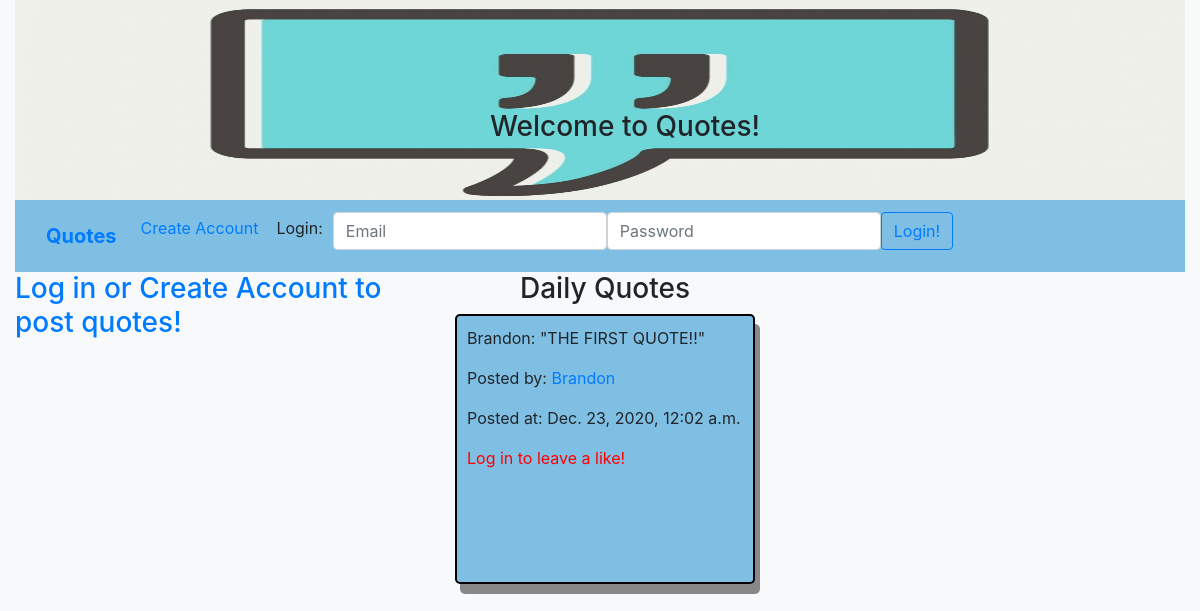
The app's page /quotes, older data.
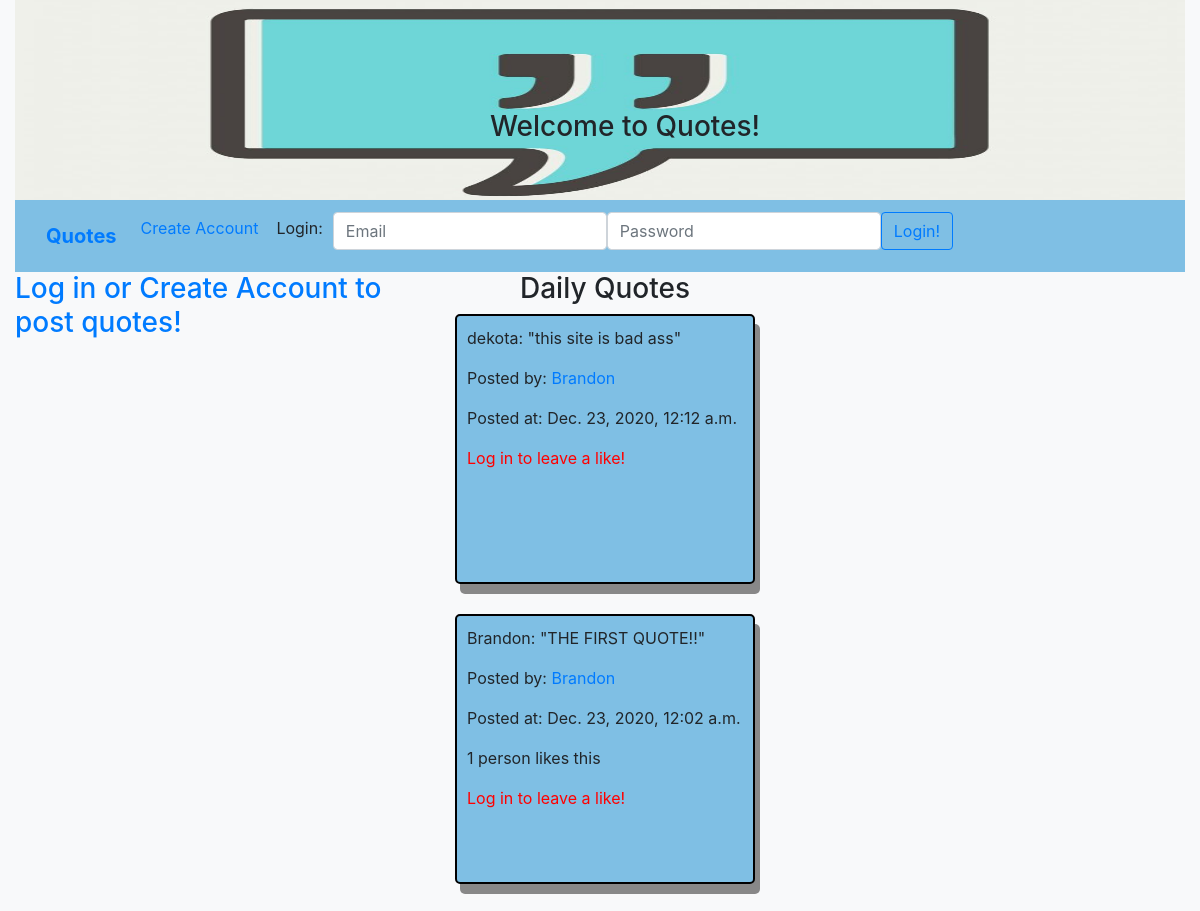
The same page, newer data.
### appOne/models.py (models this page shows, shortened)
class Quote(models.Model):
    author_by = models.CharField(max_length=255)
    quote = models.CharField(max_length=255)
    posted_by = models.ForeignKey(User, related_name= "posted_quotes", on_delete = models.CASCADE)
    user_likes = models.ManyToManyField(User, related_name="likes")
    created_at = models.DateTimeField(auto_now_add = True)
    updated_at = models.DateTimeField(auto_now = True)
    objects = QuoteManager()

class User(models.Model):
    first_name = models.CharField(max_length= 255)
    last_name = models.CharField(max_length=255)
    email = models.CharField(max_length=255)
    password = models.CharField(max_length=255)
    created_at = models.DateTimeField(auto_now_add = True)
    updated_at = models.DateTimeField(auto_now = True)
    objects = UserManager()

### appOne/views.py (the view)
# urls.py: path('quotes', views.quotes, name= 'quotes'),
def quotes(request):
    if request.method == 'GET':
        if "user_id" in request.session:
            user = User.objects.get(id=request.session['user_id'])
            context = {
                "likes" : Quote.objects.annotate(likes=Count('user_likes')),
                'user': user,
                "quotes": Quote.objects.all()
                }
            return render(request,'quotes.html', context)
        else:
            context = {
                "likes" : Quote.objects.annotate(likes=Count('user_likes')),
                "quotes": Quote.objects.all()
                }
            print('no user in session')
            return render(request,'quotes.html', context)

### appOne/templates/quotes.html (shortened to what the changed rows need)
<!DOCTYPE html>
<html lang="en">
<head>
    {% load static %}
    <link rel="stylesheet" type="text/css" href="{% static 'bootstrap.css'%}">
</head>
<body>
    <div class="container-fluid">
    <div class="row">
            <div class="col-8">
                <ul>
                {% for quote in quotes reversed %}
                <li class="nodots">
                    <div class="quoteBox">
                        <p>{{quote.author_by}}: "{{quote.quote}}"</p>
                        <p>Posted by: <a href="/profile/{{quote.posted_by.id}}">{{quote.posted_by.first_name}} </a></p>
                        <p>Posted at: {{quote.created_at}}</p>
                        {% if quote.user_likes.count > 1 %}
                        <p> {{quote.user_likes.count}} people like this</p>
                        {% elif quote.user_likes.count == 0 %}
                        <p></p>
                        {% else %}
                        <p> {{quote.user_likes.count}} person likes this</p>
                        {% endif %}
                        {% if 'user_id' not in request.session %}
                        <a href="/create_account" class="link-danger" style="color:#FF0000;">Log in to leave a like!</a>
                        {% endif %}
                    </div>
                </li>
                {% endfor %}
                </ul>
            </div>
        </div>
    </div>
</body>
</html>

Row changes from the older to the newer data that the page shows:
added Quote: author_by "dekota", quote "this site is bad ass", posted_by.first_name "Brandon", created_at "Dec. 23, 2020, 12:12 a.m."
shown differently, row unchanged: Quote "THE FIRST QUOTE!!": user_likes.count (not shown) → "1"
